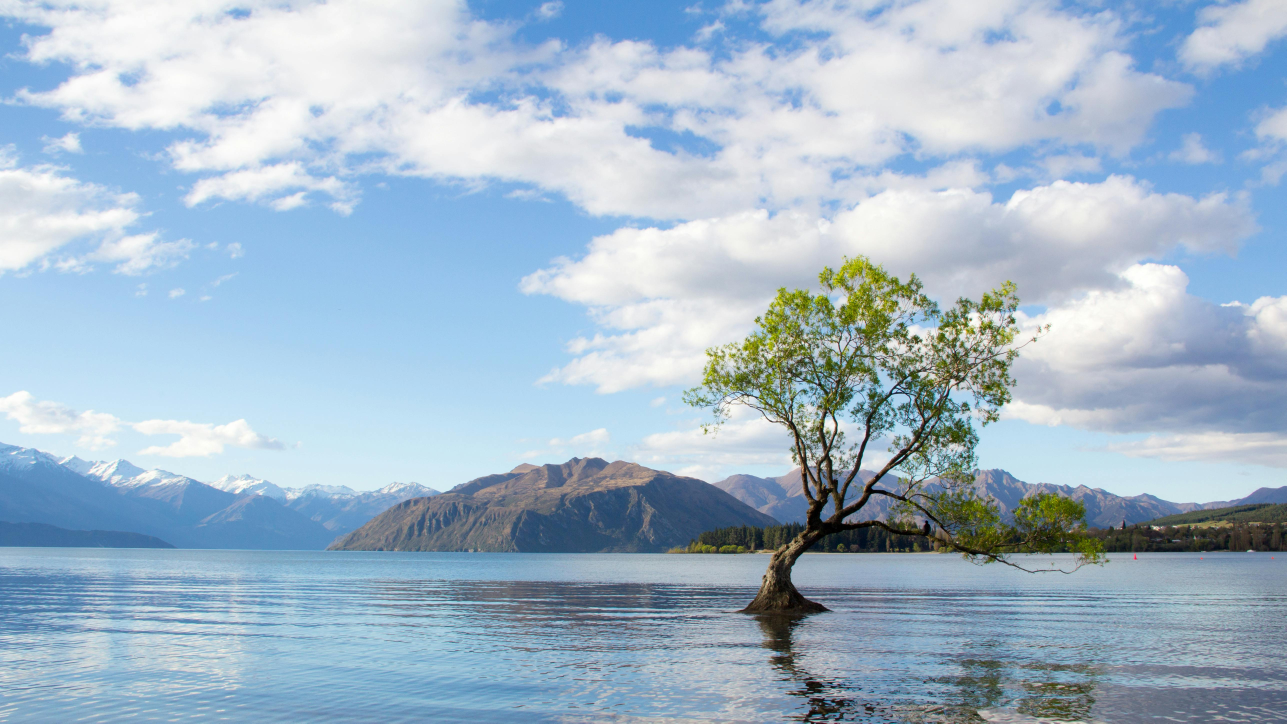
#> input picture examples/03/image.jpg, 5145 x 2894 px (shown at 1/4 size)
$ python resize.py examples/03/image.jpg
#> lines starting #> are read from the running program, lines starting #| are printed output that depends on the picture
import argparse
from PIL import Image

parser = argparse.ArgumentParser(description="Resize image to 720p or 480p")
parser.add_argument("image", help="Input image path")
parser.add_argument("-o", "--output", help="Output path (default: overwrite input)")
parser.add_argument("--480", dest="use_480", action="store_true", help="Resize to 480p (832x480) instead of 720p")
args = parser.parse_args()

size = (832, 480) if args.use_480 else (1280, 720)
output = args.output or args.image

img = Image.open(args.image).convert("RGB")
#> img is the input picture: PIL image 5145x2894 RGB; mean R, G, B 162, 183.6, 201.3
img = img.resize(size, Image.LANCZOS)
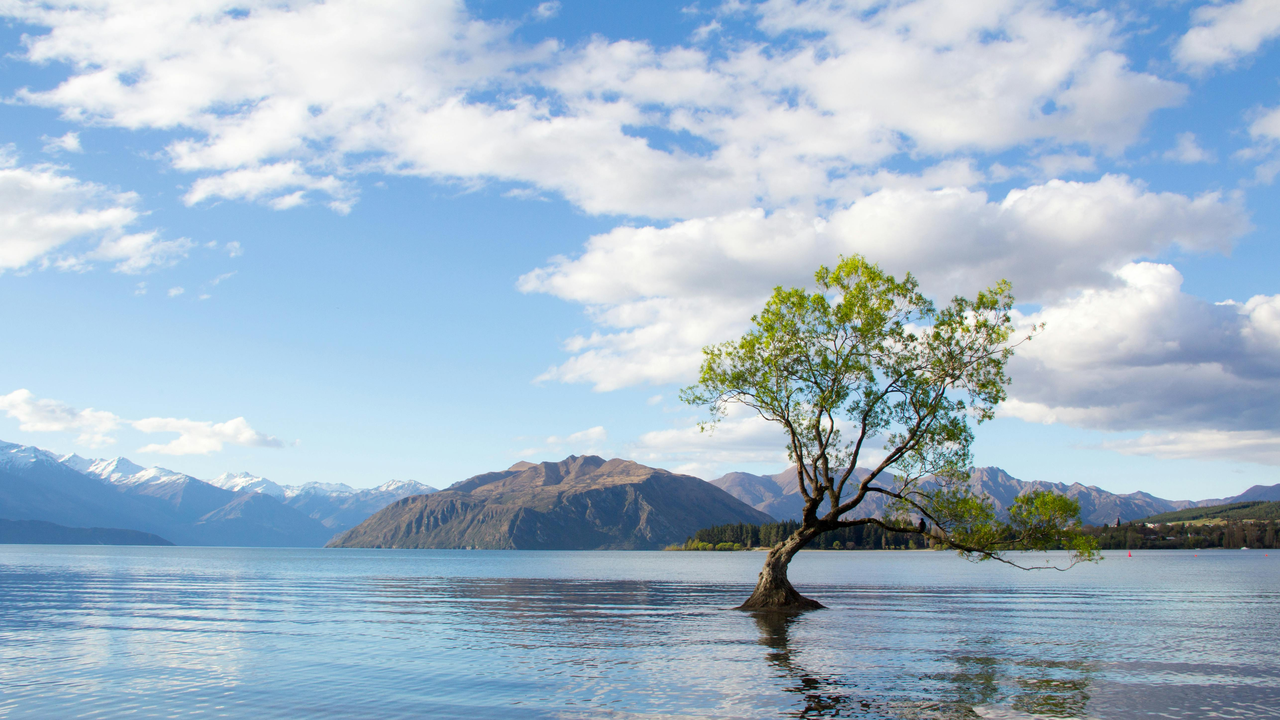
#> img: PIL image 1280x720 RGB; mean R, G, B 162, 183.6, 201.3
img.save(output)
print(f"Saved: {output} ({size[0]}x{size[1]})")
